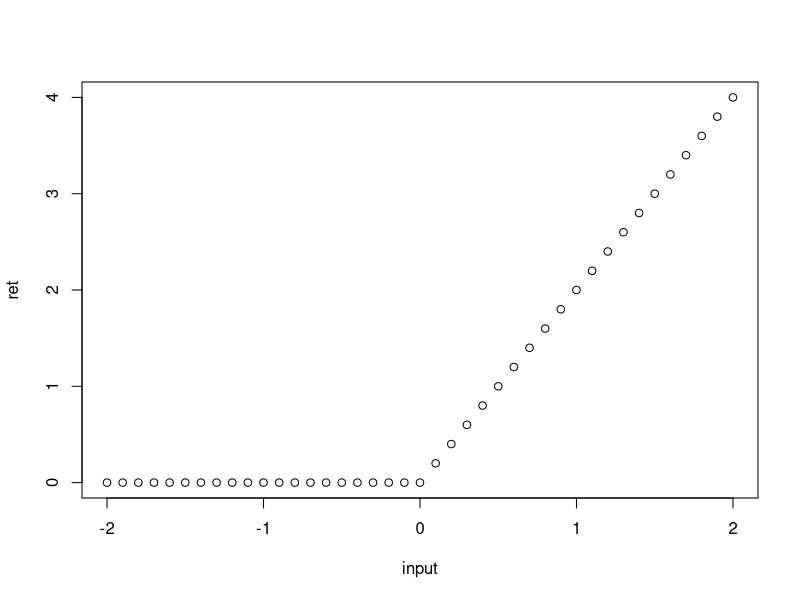

R code for this plot:
input <- seq(-2, 2, .1)

f <- function(x) {
	if (0 <= x || x >= 1) {
		return( 2*x )
	} else {
		0
	}
}

ret <- sapply(input, f)

plot(x = input, y = ret)